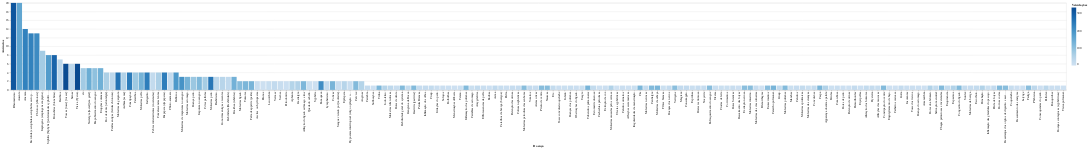

Write notebook code for a chart like this one.
### Code cell
(
    alt.Chart(df_ailments_per_ad)
        .mark_bar()
        .encode(
        x=alt.X("Doença", sort="-y"),
        y=alt.Y("Anúncios"),
        color=alt.Color("Veiculações")
    )
)

### Figure 1 — Vega-Lite specification as saved in the notebook (floating-point values rounded to 4 significant figures; data arrays with more than 128 entries replaced by an {"elided": "..."} marker saying what was removed)
{"config": {"view": {"continuousWidth": 300, "continuousHeight": 300}}, "data": {"name": "data-56f3f0a0f7c8c1009163841f3703e1f6"}, "mark": {"type": "bar"}, "encoding": {"color": {"field": "Veiculações", "type": "quantitative"}, "x": {"field": "Doença", "sort": "-y", "type": "nominal"}, "y": {"field": "Anúncios", "type": "quantitative"}}, "$schema": "https://vega.github.io/schema/vega-lite/v5.20.1.json", "datasets": {"data-56f3f0a0f7c8c1009163841f3703e1f6": {"elided": "182 records"}}}
